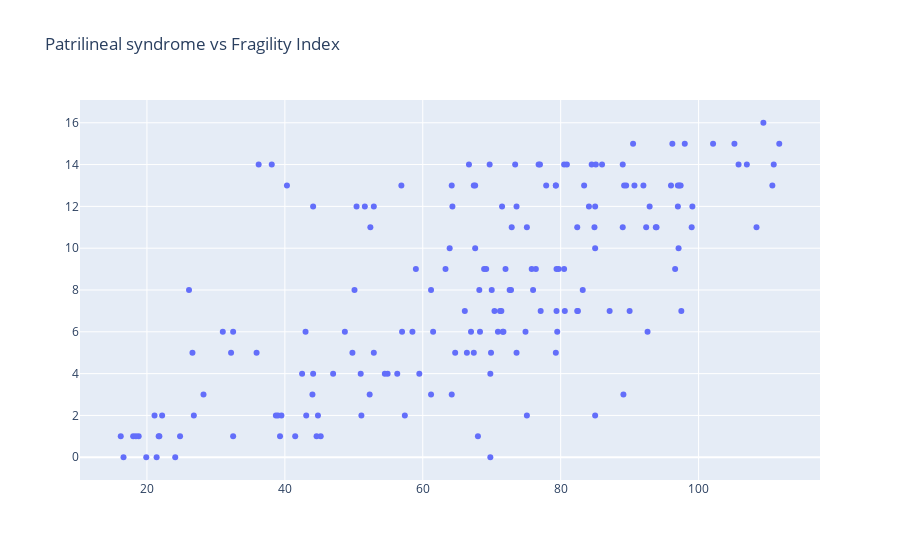

The cell this chart's notebook holds for it:
### Code cell
import plotly.graph_objects as go
import pandas as pd

#data= pd.read_csv("https://raw.githubusercontent.com/plotly/datasets/master/2014_usa_states.csv")

fig = go.Figure(data=go.Scatter(x=data['Fragile States Index'],
                                y=data['Syndrome Scores 2021'],
                                mode='markers',
                                text=data['Negara'])) # hover text goes here

fig.update_layout(title='Patrilineal syndrome vs Fragility Index')
fig.show()

### Figure 1 — Plotly figure (JSON) as saved in the notebook; plotly's stock layout.template omitted (floating-point values rounded to 4 significant figures; data arrays with more than 128 entries replaced by an {"elided": "..."} marker saying what was removed)
{"data": [{"mode": "markers", "text": {"elided": "185 str values"}, "type": "scatter", "x": {"elided": "185 float values"}, "y": {"elided": "185 int values"}}], "layout": {"title": {"text": "Patrilineal syndrome vs Fragility Index"}}}
